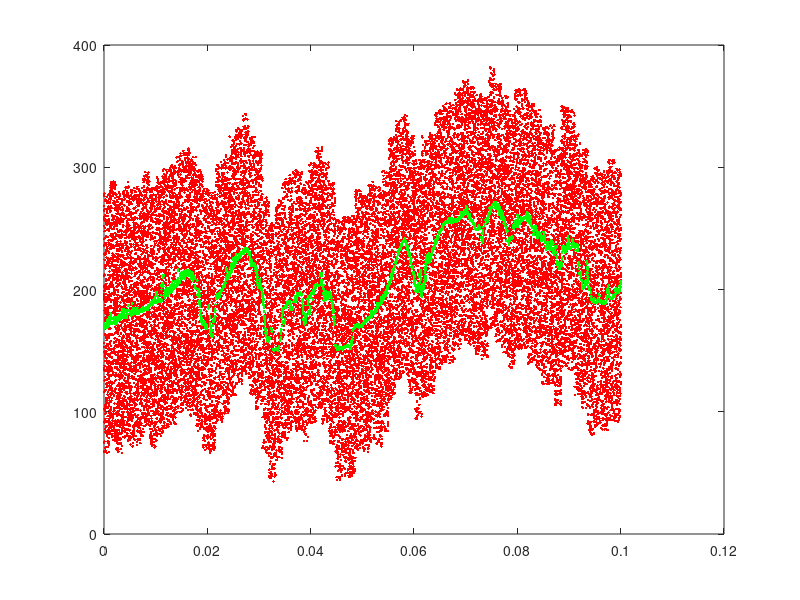

The MATLAB script that drew this image:

clear all;
clc;

dataOri = load('ATL03_20190101040709_00570202_003_01_gt2l.Out.txt');

% [row,col]=find((dataOridata(:,5)>=0)&(dataOridata(:,5)<16000));
% dataOri=dataOridata(row,:);


%show the points according to the classified ID

[rowNoise,colNoise]=find(dataOri(:,4) == 0);
[rowSignal,colSignal]=find(dataOri(:,4) == 1);

noiseData = dataOri(rowNoise,:);
signalData = dataOri(rowSignal,:);

plot(noiseData(:,1),noiseData(:,2),'r.');
hold on;
plot(signalData(:,1),signalData(:,2),'g.');




%show the points according to the classified ID


% [rowNoise,colNoise]=find(dataOri(:,9) == 0);
% [rowSignal,colSignal]=find(dataOri(:,9) == 1);
% 
% noiseData = dataOri(rowNoise,:);
% signalData = dataOri(rowSignal,:);
% 
% plot(noiseData(:,4),noiseData(:,5),'r.');
% hold on;
% plot(signalData(:,4),signalData(:,5),'g.');